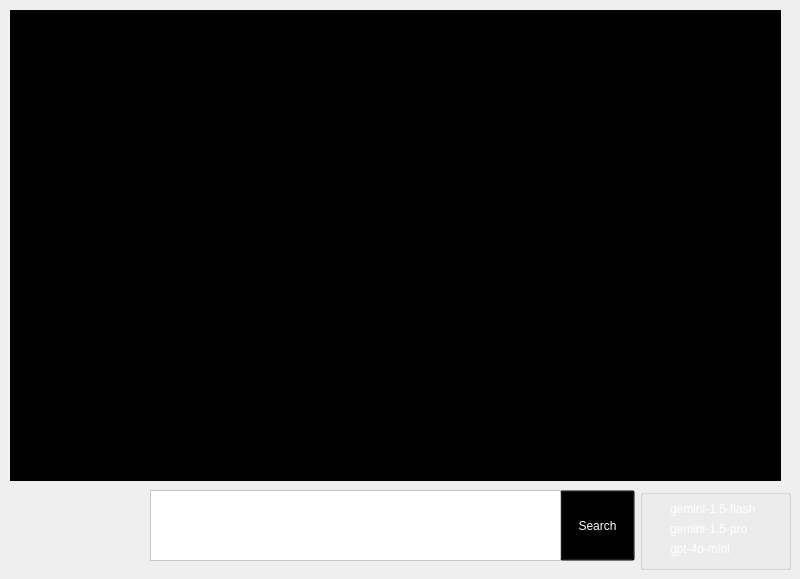
   <widget class="QWidget" name="chat_bot_tab">
    <property name="accessibleName">
     <string>chat_bot_widget</string>
    </property>
    <attribute name="title">
     <string>Chat Bot</string>
    </attribute>
    <widget class="QTextBrowser" name="text_browser">
     <property name="geometry">
      <rect>
       <x>10</x>
       <y>10</y>
       <width>771</width>
       <height>471</height>
      </rect>
     </property>
     <property name="styleSheet">
      <string notr="true">background: black;
color: white;</string>
     </property>
    </widget>
    <widget class="QPushButton" name="chat_bot_search_button">
     <property name="geometry">
      <rect>
       <x>560</x>
       <y>490</y>
       <width>75</width>
       <height>71</height>
      </rect>
     </property>
     <property name="styleSheet">
      <string notr="true">background: transparent;
color:white;</string>
     </property>
     <property name="text">
      <string>Search</string>
     </property>
    </widget>
    <widget class="QTextEdit" name="chat_bot_text_edit">
     <property name="geometry">
      <rect>
       <x>150</x>
       <y>490</y>
       <width>411</width>
       <height>71</height>
      </rect>
     </property>
     <property name="styleSheet">
      <string notr="true">background: white;</string>
     </property>
    </widget>
    <widget class="QGroupBox" name="chat_bot_settings">
     <property name="geometry">
      <rect>
       <x>640</x>
       <y>489</y>
       <width>151</width>
       <height>81</height>
      </rect>
     </property>
     <property name="styleSheet">
      <string notr="true">background:transparent;</string>
     </property>
     <property name="title">
      <string/>
     </property>
     <widget class="QRadioButton" name="gemini_flash_button">
      <property name="geometry">
       <rect>
        <x>10</x>
        <y>10</y>
        <width>111</width>
        <height>20</height>
       </rect>
      </property>
      <property name="styleSheet">
       <string notr="true">color:white;</string>
      </property>
      <property name="text">
       <string>gemini-1.5-flash</string>
      </property>
     </widget>
     <widget class="QRadioButton" name="gemini_pro_button">
      <property name="geometry">
       <rect>
        <x>10</x>
        <y>30</y>
        <width>101</width>
        <height>20</height>
       </rect>
      </property>
      <property name="styleSheet">
       <string notr="true">color:white;
</string>
      </property>
      <property name="text">
       <string>gemini-1.5-pro</string>
      </property>
     </widget>
     <widget class="QRadioButton" name="gpt_4o_mini_button">
      <property name="geometry">
       <rect>
        <x>10</x>
        <y>50</y>
        <width>89</width>
        <height>20</height>
       </rect>
      </property>
      <property name="styleSheet">
       <string notr="true">color:white;</string>
      </property>
      <property name="text">
       <string>gpt-4o-mini</string>
      </property>
     </widget>
    </widget>
   </widget>
